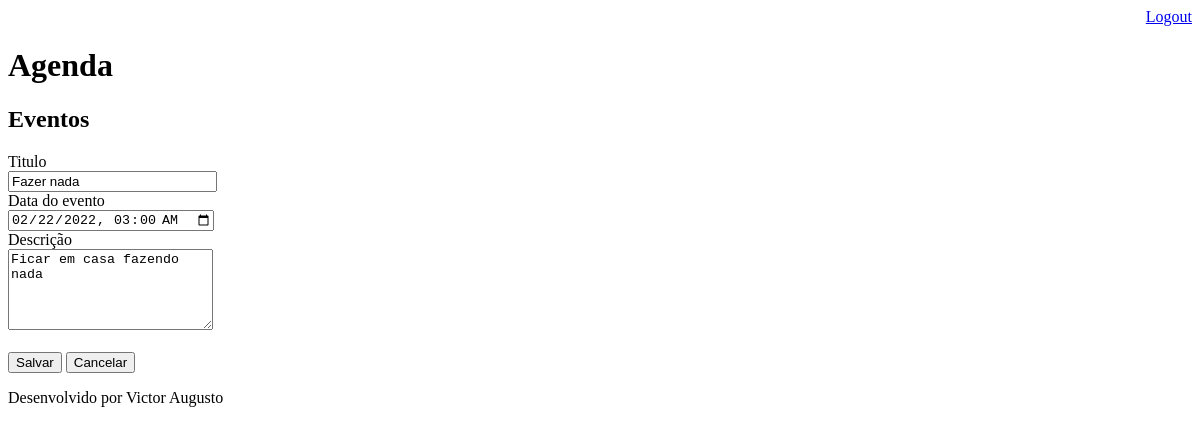
The app's page /agenda/evento/?id=5 (signed in), older data.
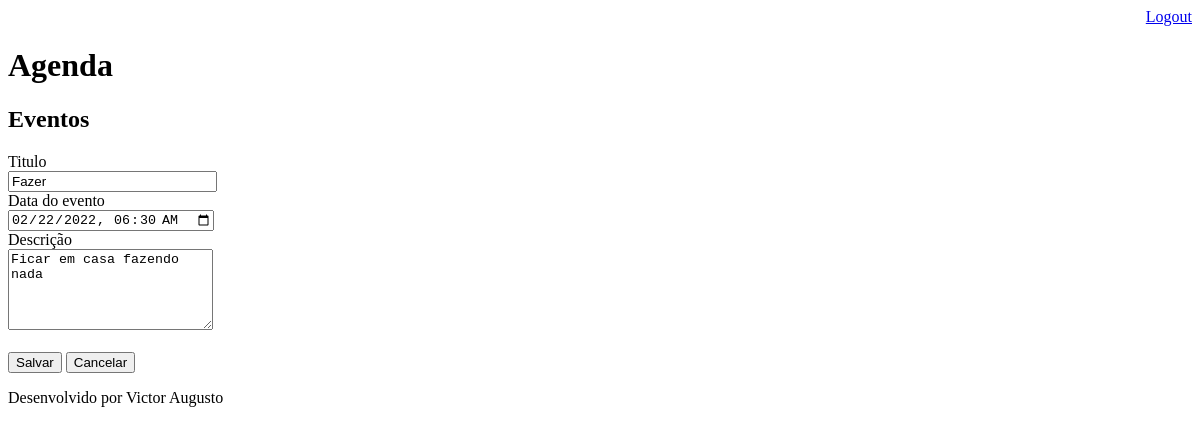
The same page, newer data.
### core/models.py (models this page shows, shortened)
class Evento(models.Model):
    titulo=models.CharField(max_length=100) #campo tem ate 100 caracteres
    descricao=models.TextField(blank=True, null=True) #campo pode ser em branco e nulo
    data_evento = models.DateTimeField(verbose_name='Data do evento')
    data_criacao=models.DateTimeField(auto_now=True) #esse campo e criado automaticamente, ja preenche no caso
    usuario = models.ForeignKey(User, on_delete=models.CASCADE)
    class Meta:
        db_table = 'evento'
    def get_data_input_evento(self):
        return self.data_evento.strftime('%Y-%m-%dT%H:%M')

### core/views.py (the view)
# urls.py: path('agenda/evento/', views.evento),
@login_required(login_url='/login/')
def evento(request):
    id_evento= request.GET.get('id')
    dados = {}
    if id_evento:
        dados['evento']=Evento.objects.get(id=id_evento )
    return render(request, 'evento.html', dados)

### templates/evento.html (shortened to what this page needs)
{% extends "model-page.html" %}
{% block content %}
<h2>Eventos</h2>
<form action="submit" method="POST">{% csrf_token %}
    <label>Titulo</label>
    <br>
    <input type="text" name="titulo" size="23" value="{{ evento.titulo }}">
    <br>
    <label>Data do evento</label>
    <br>
    <input type="datetime-local" name="data_evento" value="{{ evento.get_data_input_evento }}">
    <br>
    <label>Descrição</label>
    <br>
    <textarea name="descricao" rows="5" cols="23" >{{ evento.descricao}}</textarea>
    <br><br>
    <button type="submit">Salvar</button>
    <a href="/">
    <button type="button">Cancelar</button>
    </a>
</form>
{% endblock %}

Row changes from the older to the newer data that the page shows:
changed Evento "Ficar em casa fazendo nada": titulo "Fazer nada" → "Fazer"; data_evento "02/22/2022 03:00" → "02/22/2022 06:30"
